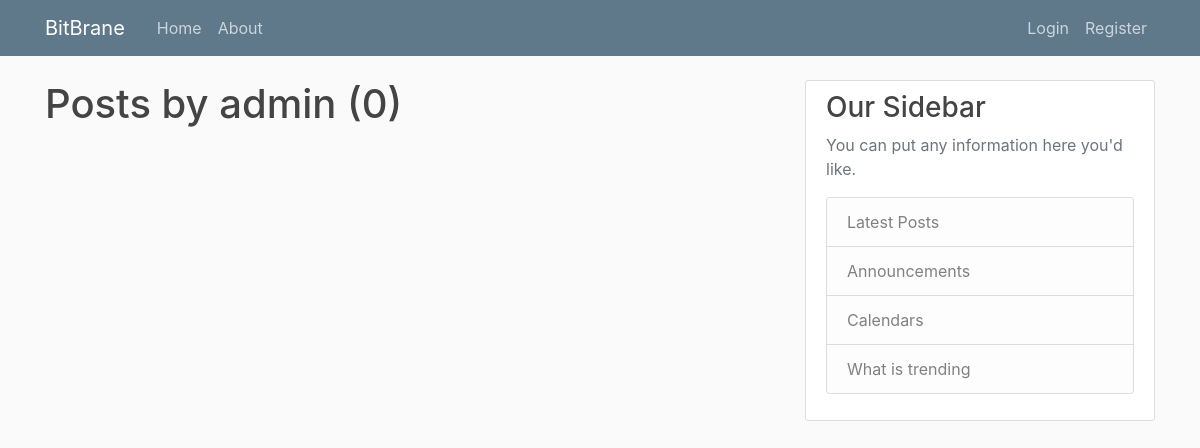
/user/admin, run on an earlier commit of the app's database.
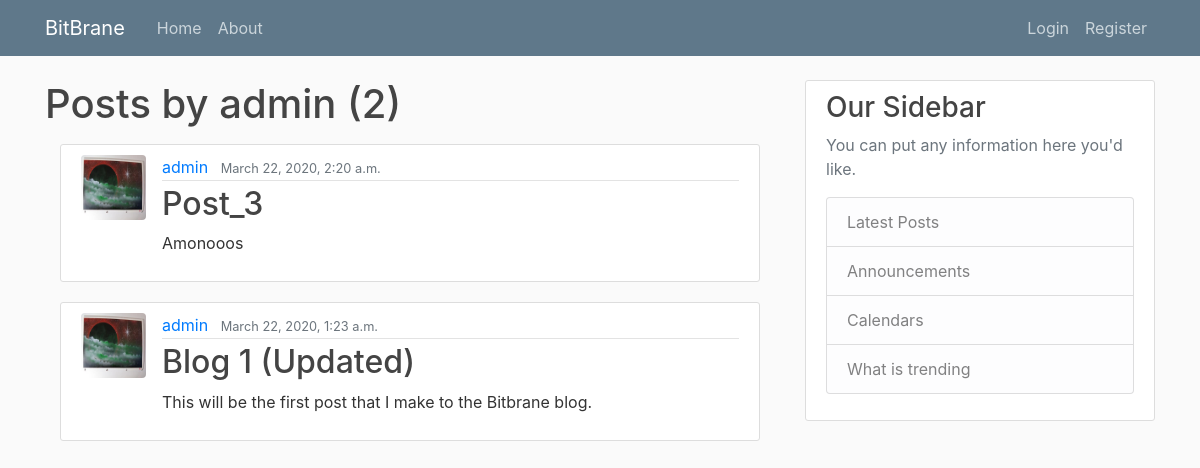
And on a later commit of the database.
### blog/models.py (models this page shows, shortened)
class Post(models.Model):
    title = models.CharField(max_length=100)
    content = models.TextField()
    date_posted = models.DateTimeField(default=timezone.now)
    author = models.ForeignKey(User, on_delete=models.CASCADE)

### users/models.py (models this page shows, shortened)
class Profile(models.Model):
    user = models.OneToOneField(User, on_delete=models.CASCADE)
    image = models.ImageField(default='default.jpg', upload_to='profile_pics')

### blog/views.py (the view)
# urls.py: path('user/<str:username>', UserPostListView.as_view(), name='user-posts'),
class UserPostListView(ListView):
    model = Post
    template_name = 'blog/user_posts.html'            # <app>/<model>_<viewtype>.html
    context_object_name = 'posts'
    ordering = ['-date_posted']
    paginate_by = 2
    def get_queryset(self):
        user = get_object_or_404(User, username=self.kwargs.get('username'))
        return Post.objects.filter(author=user).order_by("-date_posted")

### blog/templates/blog/user_posts.html (shortened to what this page needs)
{% extends "blog/base.html"%}
{% block content %}
<h1 class="mb-3">Posts by {{view.kwargs.username}} ({{page_obj.paginator.count}})</h1>
<main>
  <div class='container'>
    {%for post in posts %}
    <article class="media content-section">
      <img class="rounded article-img" src="{{post.author.profile.image.url}}">
      <div class="media-body">
        <div class="article-metadata">
          <a class="mr-2" href="{% url 'user-posts' post.author.username %}">{{ post.author }}</a>
          <small class="text-muted">{{ post.date_posted }}</small>
        </div>
        <h2><a class="article-title" href="{% url 'post-detail' post.id%}">{{ post.title }}</a></h2>
        <p class="article-content">{{ post.content }}</p>
      </div>
    </article>
    {% endfor %}
  </div>
</main>
{% endblock content %}

### blog/templates/blog/base.html (shortened to what this page needs)
{% load static %}
<!DOCTYPE html>
<html lang="en">
<head>
    <link rel="stylesheet" href="https://stackpath.bootstrapcdn.com/bootstrap/4.4.1/css/bootstrap.min.css">
    <link rel="stylesheet" type="text/css" href="{% static 'blog/main.css'%}">
</head>
<body>
    <header class="site-header">
        <nav class="navbar navbar-expand-md navbar-dark bg-steel fixed-top">
          <div class="container">
            <a class="navbar-brand mr-4" href="{% url 'blog-home'%}">BitBrane </a>
            <div class="collapse navbar-collapse" id="navbarToggle">
              <div class="navbar-nav mr-auto">
                <a class="nav-item nav-link" href="{% url 'blog-home'%}">Home</a>
                <a class="nav-item nav-link" href="{% url 'blog-about'%}">About</a>
              </div>
              <div class="navbar-nav">
                {% if user.is_authenticated %}
                <a class="nav-item nav-link" href="{% url 'post-create' %}">New Post</a>
                <a class="nav-item nav-link" href="{% url 'profile' %}">Profile</a>
                <a class="nav-item nav-link" href="{% url 'logout' %}">Logout</a>
                {% else %}
                <a class="nav-item nav-link" href="{% url 'login' %}">Login</a>
                <a class="nav-item nav-link" href="{% url 'register' %}">Register</a>
                {% endif %}
              </div>
            </div>
          </div>
        </nav>
      </header>
      <main role="main" class="container">
        <div class="row">
          <div class="col-md-8">
              {% block content %}{% endblock %}
          </div>
          <div class="col-md-4">
            <div class="content-section">
              <h3>Our Sidebar</h3>
              <p class='text-muted'>You can put any information here you'd like.
                <ul class="list-group">
                  <li class="list-group-item list-group-item-light">Latest Posts</li>
                  <li class="list-group-item list-group-item-light">Announcements</li>
                  <li class="list-group-item list-group-item-light">Calendars</li>
                  <li class="list-group-item list-group-item-light">What is trending</li>
                </ul>
              </p>
            </div>
          </div>
        </div>
      </main>
</body>
</html>

### blog/static/blog/main.css (style rules this page uses)
body { background: #fafafa; color: #333333; margin-top: 5rem; }
h1, h2, h3, h4, h5, h6 { color: #444444; }
ul { margin: 0; }
.bg-steel { background-color: #5f788a; }
.site-header .navbar-nav .nav-link { color: #cbd5db; }
.content-section { background: #ffffff; padding: 10px 20px; border: 1px solid #dddddd; border-radius: 3px; margin-bottom: 20px; }
.article-title { color: #444444; }
.article-content { white-space: pre-line; }
.article-img { height: 65px; width: 65px; margin-right: 16px; }
.article-metadata { padding-bottom: 1px; margin-bottom: 4px; border-bottom: 1px solid #e3e3e3 }

What changed in the data, as far as the page shows it:
added Post: author.profile.image (picture), author "admin", date_posted "March 22, 2020, 2:20 a.m.", title "Post_3", content "Amonooos"
added Post: author.profile.image (picture), author "admin", date_posted "March 22, 2020, 1:23 a.m.", title "Blog 1 (Updated)", content "This will be the first post that I make to the Bitbrane blog."
Also different on the page:
{{ page_obj.paginator.count }}: "0" → "2"
